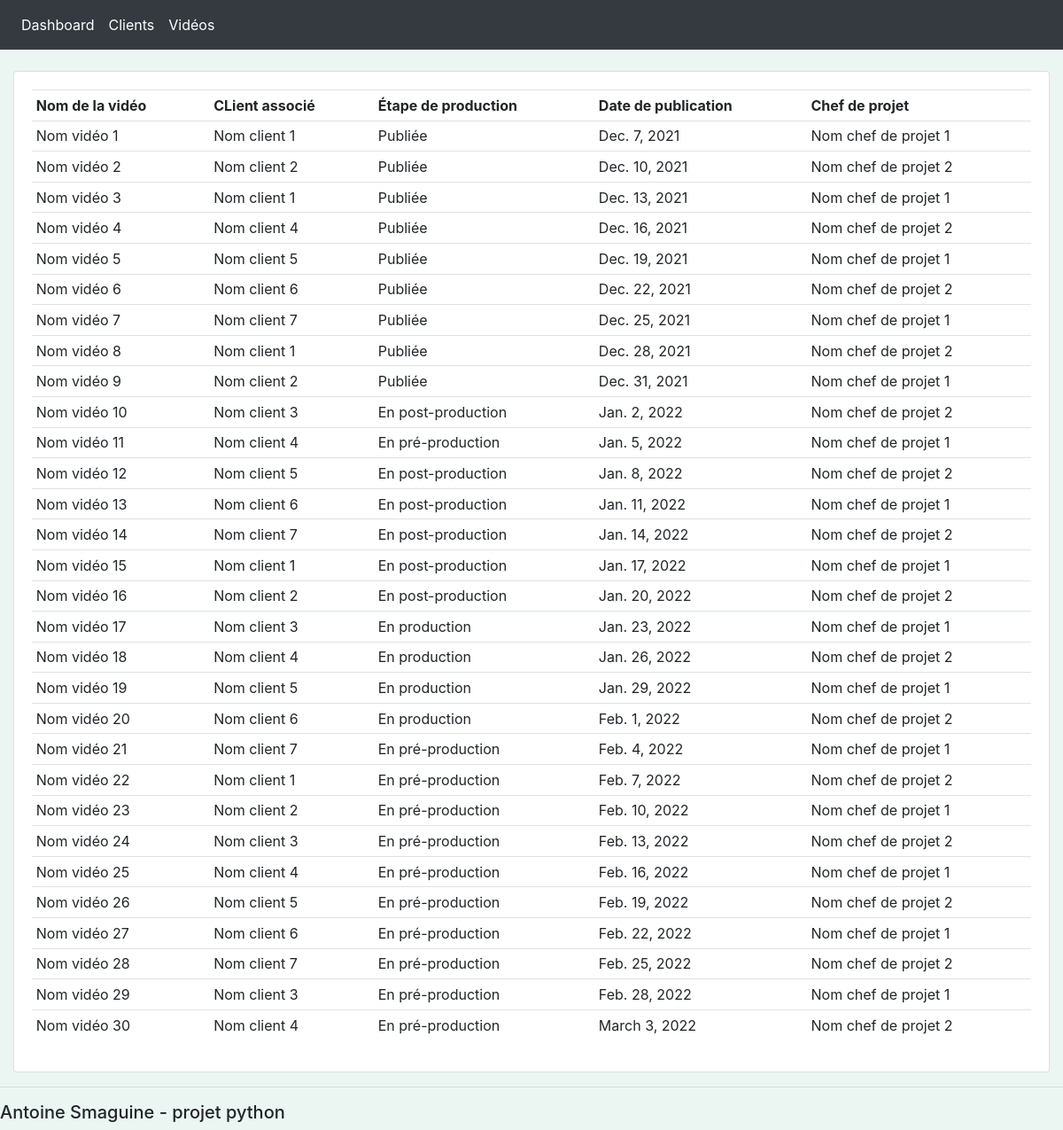
Screenshot of /videobase/ with the database file from the repository.
### dashboard/models.py (models this page shows, shortened)
class Video(models.Model):
    PRODUCTION_STAGE = (
        ('En pré-production', 'En pré-production'),
        ('En production', 'En production'),
        ('En post-production', 'En post-production'),
        ('Publiée', 'Publiée')
    )
    LIEU_TOURNAGE = (
        ('Studio 1','Studio 1'),
        ('Studio 2','Studio 2'),
        ('Studio 3', 'Studio 3')
    )
    videoName = models.CharField(max_length=200, null=True)
    stage = models.CharField(max_length=200, null=True, choices=PRODUCTION_STAGE)
    datePublication = models.DateField(null=True)
    lieuTournage = models.CharField(max_length=200, null=True, choices=LIEU_TOURNAGE)
    dateTournage = models.DateField(null=True)
    heureTournage = models.TimeField(null=True)
    revenusGen = models.FloatField(null=True)
    client = models.ForeignKey(Client, null=True, on_delete=models.SET_NULL)
    chefProjet = models.ForeignKey(ChefProjet, null=True, on_delete=models.SET_NULL)
    cadreur = models.ForeignKey(Cadreur, null=True, on_delete=models.SET_NULL)
    ingénieurSon = models.ForeignKey(IngenieurSon, null=True, on_delete=models.SET_NULL)
    monteur = models.ForeignKey(Monteur, null=True, on_delete=models.SET_NULL)
    impressionsLinkedin = models.FloatField(null=True)
    likesLinkedin = models.FloatField(null=True)
    partagesLinkedin = models.FloatField(null=True)
    impressionsFacebook = models.FloatField(null=True)
    likesFacebook = models.FloatField(null=True)
    partagesFacebook = models.FloatField(null=True)
    impressionsInstagram = models.FloatField(null=True)
    likesInstagram = models.FloatField(null=True)
    partagesInstagram = models.FloatField(null=True)
    impressionsTwitter = models.FloatField(null=True)
    likesTwitter = models.FloatField(null=True)
    partagesTwitter = models.FloatField(null=True)

class Client(models.Model):
    PROFESSION = (
        ('Avocat', 'Avocat'),
        ('Expert-comptable', 'Expert-comptable'),
        ('Maire', 'Maire')
    )
    STATUT = (
        ('Client','Client'),
        ('Lead qualifié','Lead qualifié'),
        ('Prospect','Prospect')
    )
    firstname = models.CharField(max_length=200, null=True)
    lastname = models.CharField(max_length=200, null=True)
    profession = models.CharField(max_length=200, null=True, choices=PROFESSION)
    statut = models.CharField(max_length=200, null=True, choices=STATUT)
    def __str__(self):
        return self.lastname

class ChefProjet(models.Model):
    firstname = models.CharField(max_length=200, null=True)
    lastname = models.CharField(max_length=200, null=True)
    cost = models.FloatField(null=True)
    def __str__(self):
        return self.lastname

### dashboard/views.py (the view)
# urls.py: path('videobase/', views.videoBasePage, name='videobase'),
def videoBasePage(request):
    videos = Video.objects.all()
    context = {'videos': videos}
    return render(request, 'dashboard/videosBasepage.html', context)

### dashboard/templates/dashboard/videosBasepage.html
{% extends 'dashboard/main.html' %}
{% block content %}
<br>
<div class="row">
    <div class="col-md">
        <div class="card card-body">
            <table class="table table-sm">
                <tr>
                    <th>Nom de la vidéo</th>
                    <th>CLient associé</th>
                    <th>Étape de production</th>
                    <th>Date de publication</th>
                    <th>Chef de projet</th>
                </tr>
                {% for video in videos %}
                    <tr>
                        <td>{{video.videoName}}</td>
                        <td>{{video.client}}</td>
                        <td>{{video.stage}}</td>
                        <td>{{video.datePublication}}</td>
                        <td>{{video.chefProjet}}</td>
                    </tr>
                {% endfor %}
            </table>
        </div>
    </div>
</div>
{% endblock content %}

### dashboard/static/css/main.css (style rules this page uses)
body { background-color: #ebf5f1; }

### rows the page displays
Video: videoName "Nom vidéo 1", client "Nom client 1", stage "Publiée", datePublication "Dec. 7, 2021", chefProjet "Nom chef de projet 1"
Video: videoName "Nom vidéo 2", client "Nom client 2", stage "Publiée", datePublication "Dec. 10, 2021", chefProjet "Nom chef de projet 2"
Video: videoName "Nom vidéo 3", client "Nom client 1", stage "Publiée", datePublication "Dec. 13, 2021", chefProjet "Nom chef de projet 1"
Video: videoName "Nom vidéo 4", client "Nom client 4", stage "Publiée", datePublication "Dec. 16, 2021", chefProjet "Nom chef de projet 2"
Video: videoName "Nom vidéo 5", client "Nom client 5", stage "Publiée", datePublication "Dec. 19, 2021", chefProjet "Nom chef de projet 1"
Video: videoName "Nom vidéo 6", client "Nom client 6", stage "Publiée", datePublication "Dec. 22, 2021", chefProjet "Nom chef de projet 2"
Video: videoName "Nom vidéo 7", client "Nom client 7", stage "Publiée", datePublication "Dec. 25, 2021", chefProjet "Nom chef de projet 1"
Video: videoName "Nom vidéo 8", client "Nom client 1", stage "Publiée", datePublication "Dec. 28, 2021", chefProjet "Nom chef de projet 2"
Video: videoName "Nom vidéo 9", client "Nom client 2", stage "Publiée", datePublication "Dec. 31, 2021", chefProjet "Nom chef de projet 1"
Video: videoName "Nom vidéo 10", client "Nom client 3", stage "En post-production", datePublication "Jan. 2, 2022", chefProjet "Nom chef de projet 2"
Video: videoName "Nom vidéo 11", client "Nom client 4", stage "En pré-production", datePublication "Jan. 5, 2022", chefProjet "Nom chef de projet 1"
Video: videoName "Nom vidéo 12", client "Nom client 5", stage "En post-production", datePublication "Jan. 8, 2022", chefProjet "Nom chef de projet 2"
Video: videoName "Nom vidéo 13", client "Nom client 6", stage "En post-production", datePublication "Jan. 11, 2022", chefProjet "Nom chef de projet 1"
Video: videoName "Nom vidéo 14", client "Nom client 7", stage "En post-production", datePublication "Jan. 14, 2022", chefProjet "Nom chef de projet 2"
Video: videoName "Nom vidéo 15", client "Nom client 1", stage "En post-production", datePublication "Jan. 17, 2022", chefProjet "Nom chef de projet 1"
Video: videoName "Nom vidéo 16", client "Nom client 2", stage "En post-production", datePublication "Jan. 20, 2022", chefProjet "Nom chef de projet 2"
Video: videoName "Nom vidéo 17", client "Nom client 3", stage "En production", datePublication "Jan. 23, 2022", chefProjet "Nom chef de projet 1"
Video: videoName "Nom vidéo 18", client "Nom client 4", stage "En production", datePublication "Jan. 26, 2022", chefProjet "Nom chef de projet 2"
Video: videoName "Nom vidéo 19", client "Nom client 5", stage "En production", datePublication "Jan. 29, 2022", chefProjet "Nom chef de projet 1"
Video: videoName "Nom vidéo 20", client "Nom client 6", stage "En production", datePublication "Feb. 1, 2022", chefProjet "Nom chef de projet 2"
Video: videoName "Nom vidéo 21", client "Nom client 7", stage "En pré-production", datePublication "Feb. 4, 2022", chefProjet "Nom chef de projet 1"
Video: videoName "Nom vidéo 22", client "Nom client 1", stage "En pré-production", datePublication "Feb. 7, 2022", chefProjet "Nom chef de projet 2"
Video: videoName "Nom vidéo 23", client "Nom client 2", stage "En pré-production", datePublication "Feb. 10, 2022", chefProjet "Nom chef de projet 1"
Video: videoName "Nom vidéo 24", client "Nom client 3", stage "En pré-production", datePublication "Feb. 13, 2022", chefProjet "Nom chef de projet 2"
Video: videoName "Nom vidéo 25", client "Nom client 4", stage "En pré-production", datePublication "Feb. 16, 2022", chefProjet "Nom chef de projet 1"
Video: videoName "Nom vidéo 26", client "Nom client 5", stage "En pré-production", datePublication "Feb. 19, 2022", chefProjet "Nom chef de projet 2"
Video: videoName "Nom vidéo 27", client "Nom client 6", stage "En pré-production", datePublication "Feb. 22, 2022", chefProjet "Nom chef de projet 1"
Video: videoName "Nom vidéo 28", client "Nom client 7", stage "En pré-production", datePublication "Feb. 25, 2022", chefProjet "Nom chef de projet 2"
Video: videoName "Nom vidéo 29", client "Nom client 3", stage "En pré-production", datePublication "Feb. 28, 2022", chefProjet "Nom chef de projet 1"
Video: videoName "Nom vidéo 30", client "Nom client 4", stage "En pré-production", datePublication "March 3, 2022", chefProjet "Nom chef de projet 2"
